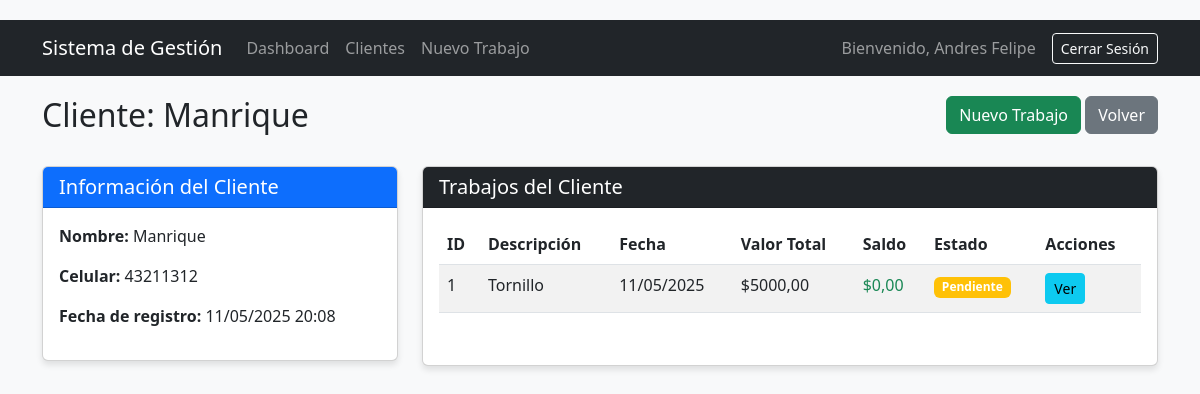
Screenshot of /clientes/1/ (signed in) with the database file from the repository.
### gestion_trabajos/models.py (models this page shows, shortened)
class Cliente(models.Model):
    nombre = models.CharField(max_length=100)
    celular = models.CharField(max_length=20)
    fecha_registro = models.DateTimeField(auto_now_add=True)

class Trabajo(models.Model):
    ESTADO_CHOICES = [
        ('Pendiente', 'Pendiente'),
        ('En Proceso', 'En Proceso'),
        ('Terminado', 'Terminado'),
        ('Entregado', 'Entregado'),
    ]
    cliente = models.ForeignKey(Cliente, on_delete=models.CASCADE, related_name='trabajos')
    descripcion = models.TextField(blank=True, null=True)
    fecha_creacion = models.DateTimeField(auto_now_add=True)
    valor_total = models.DecimalField(max_digits=10, decimal_places=2)
    saldo = models.DecimalField(max_digits=10, decimal_places=2)
    estado = models.CharField(max_length=20, choices=ESTADO_CHOICES, default='Pendiente')
    factura_electronica = models.CharField(max_length=50, blank=True, null=True)
    requiere_factura = models.BooleanField(default=False)
    usuario = models.ForeignKey(User, on_delete=models.CASCADE, related_name='trabajos')

### gestion_trabajos/views.py (the view)
# urls.py: path('clientes/<int:cliente_id>/', views.detalle_cliente, name='detalle_cliente'),
@login_required
def detalle_cliente(request, cliente_id):
    cliente = get_object_or_404(Cliente, id=cliente_id)
    trabajos = Trabajo.objects.filter(cliente=cliente, usuario=request.user)
    return render(request, 'gestion_trabajos/detalle_cliente.html', {
        'cliente': cliente,
        'trabajos': trabajos
    })

### templates/gestion_trabajos/detalle_cliente.html (shortened to what this page needs)
{% extends 'base.html' %}
{% block content %}
<div class="row mb-4">
    <div class="col-md-8">
        <h2>Cliente: {{ cliente.nombre }}</h2>
    </div>
    <div class="col-md-4 text-end">
        <a href="{% url 'nuevo_trabajo' %}" class="btn btn-success">Nuevo Trabajo</a>
        <a href="{% url 'lista_clientes' %}" class="btn btn-secondary">Volver</a>
    </div>
</div>
<div class="row">
    <div class="col-md-4">
        <div class="card">
            <div class="card-header bg-primary text-white">
                <h5 class="mb-0">Información del Cliente</h5>
            </div>
            <div class="card-body">
                <p><strong>Nombre:</strong> {{ cliente.nombre }}</p>
                <p><strong>Celular:</strong> {{ cliente.celular }}</p>
                <p><strong>Fecha de registro:</strong> {{ cliente.fecha_registro|date:"d/m/Y H:i" }}</p>
            </div>
        </div>
    </div>
    <div class="col-md-8">
        <div class="card">
            <div class="card-header bg-dark text-white">
                <h5 class="mb-0">Trabajos del Cliente</h5>
            </div>
            <div class="card-body">
                {% if trabajos %}
                <div class="table-responsive">
                    <table class="table table-striped table-hover">
                        <thead>
                            <tr>
                                <th>ID</th>
                                <th>Descripción</th>
                                <th>Fecha</th>
                                <th>Valor Total</th>
                                <th>Saldo</th>
                                <th>Estado</th>
                                <th>Acciones</th>
                            </tr>
                        </thead>
                        <tbody>
                            {% for trabajo in trabajos %}
                            <tr>
                                <td>{{ trabajo.id }}</td>
                                <td>{{ trabajo.descripcion|truncatechars:30 }}</td>
                                <td>{{ trabajo.fecha_creacion|date:"d/m/Y" }}</td>
                                <td>${{ trabajo.valor_total }}</td>
                                <td>
                                    <span class="{% if trabajo.saldo > 0 %}text-danger{% else %}text-success{% endif %}">
                                        ${{ trabajo.saldo }}
                                    </span>
                                </td>
                                <td>
                                    {% if trabajo.estado == 'Pendiente' %}
                                        <span class="badge bg-warning">Pendiente</span>
                                    {% elif trabajo.estado == 'En Proceso' %}
                                        <span class="badge bg-info">En Proceso</span>
                                    {% elif trabajo.estado == 'Terminado' %}
                                        <span class="badge bg-primary">Terminado</span>
                                    {% elif trabajo.estado == 'Entregado' %}
                                        <span class="badge bg-success">Entregado</span>
                                    {% endif %}
                                </td>
                                <td>
                                    <a href="{% url 'detalle_trabajo' trabajo.id %}" class="btn btn-sm btn-info">Ver</a>
                                </td>
                            </tr>
                            {% endfor %}
                        </tbody>
                    </table>
                </div>
                {% else %}
                <div class="alert alert-info">
                    Este cliente no tiene trabajos registrados.
                </div>
                {% endif %}
            </div>
        </div>
    </div>
</div>
{% endblock %}

### templates/base.html (shortened to what this page needs)
<!DOCTYPE html>
<html lang="es">
<head>
    <link href="https://cdn.jsdelivr.net/npm/bootstrap@5.3.0-alpha1/dist/css/bootstrap.min.css" rel="stylesheet">
</head>
<body>
    {% if user.is_authenticated %}
    <nav class="navbar navbar-expand-lg navbar-dark bg-dark">
        <div class="container">
            <a class="navbar-brand" href="{% url 'dashboard' %}">Sistema de Gestión</a>
            <div class="collapse navbar-collapse" id="navbarNav">
                <ul class="navbar-nav me-auto">
                    <li class="nav-item">
                        <a class="nav-link" href="{% url 'dashboard' %}">Dashboard</a>
                    </li>
                    <li class="nav-item">
                        <a class="nav-link" href="{% url 'lista_clientes' %}">Clientes</a>
                    </li>
                    <li class="nav-item">
                        <a class="nav-link" href="{% url 'nuevo_trabajo' %}">Nuevo Trabajo</a>
                    </li>
                </ul>
                <span class="navbar-text me-3">
                    Bienvenido, {{ user.first_name|default:user.username }}
                </span>
                <a href="{% url 'logout' %}" class="btn btn-outline-light btn-sm">Cerrar Sesión</a>
            </div>
        </div>
    </nav>
    {% endif %}
    <div class="container">
        {% block content %}{% endblock %}
    </div>
</body>
</html>

### templates/base.html (style rules this page uses)
body { background-color: #f8f9fa; padding-top: 20px; }
.navbar { margin-bottom: 20px; }
.card { margin-bottom: 20px; box-shadow: 0 4px 6px rgba(0, 0, 0, 0.1); }
.table-responsive { margin-bottom: 20px; }

### rows the page displays
Cliente: nombre "Manrique", celular "43211312", fecha_registro "11/05/2025 20:08"
Trabajo: id "1", descripcion "Tornillo", fecha_creacion "11/05/2025", valor_total "5000,00", saldo "0,00", estado "Pendiente"

### other values shown
{{ user.first_name|default:user.username }} "Andres Felipe"
